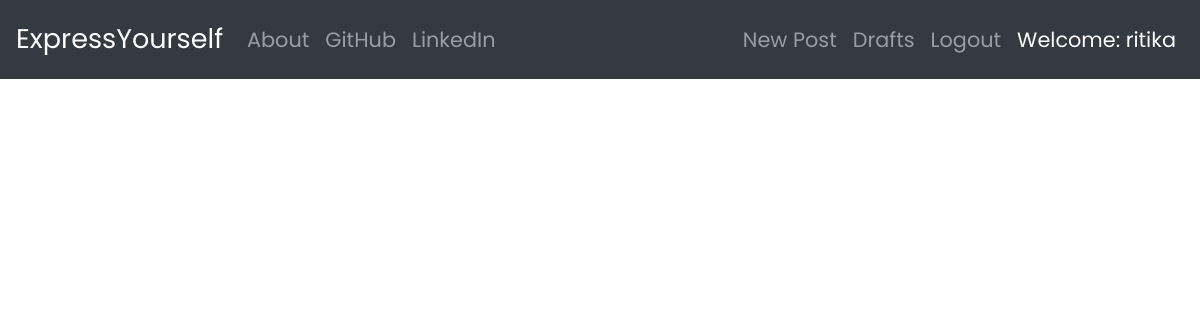
Before: /drafts/ (signed in) with the older database file.
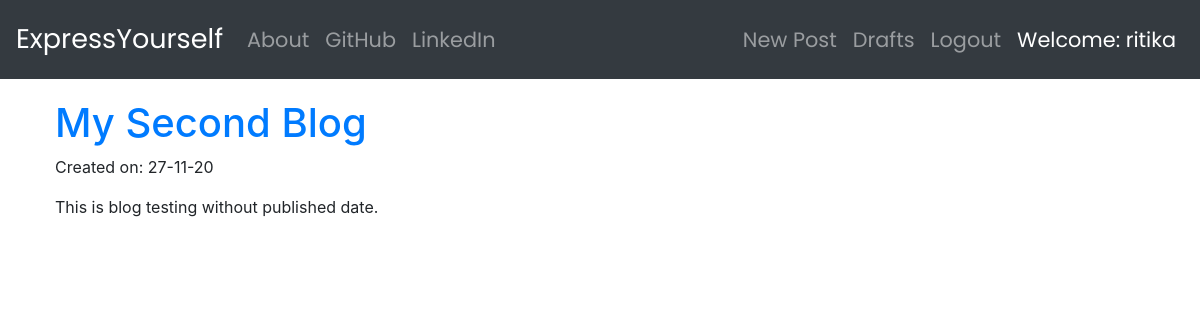
After: the same page with the newer database file.
### blog/models.py (models this page shows, shortened)
class Post(models.Model):
    author = models.ForeignKey('auth.User', on_delete=models.CASCADE) # superuser will eventually become author
    title = models.CharField(max_length=200)
    text = models.TextField()
    create_date = models.DateTimeField(default = timezone.now)
    published_date = models.DateTimeField(blank=True,null=True)

### blog/views.py (the view)
# urls.py: path('drafts/', views.DraftListView.as_view(), name = 'post_draft_list'),
class DraftListView(LoginRequiredMixin, ListView):
    login_url = '/login/'
    template_name = 'post_draft_list.html'
    model = Post
    def get_queryset(self):
        return Post.objects.filter(published_date__isnull=True).order_by('create_date')

### blog/templates/blog/post_draft_list.html (shortened to what this page needs)
{% extends "base.html" %}
{% block content %}
    <div class="centerstage">
        {% for post in post_list %}
            <div class="post loader">
                <h1><a href="{% url 'post_detail' pk=post.pk %}">{{ post.title }}</a></h1>
                <p>Created on: {{ post.create_date|date:"d-m-y" }}</p>
                <p>{{post.text|safe|truncatechars:200}}</p>
            </div>
        {% endfor %}
    </div>
{% endblock content %}

Changed rows visible on the page:
added Post: title "My Second Blog", create_date "27-11-20", text "This is blog testing without published date."
